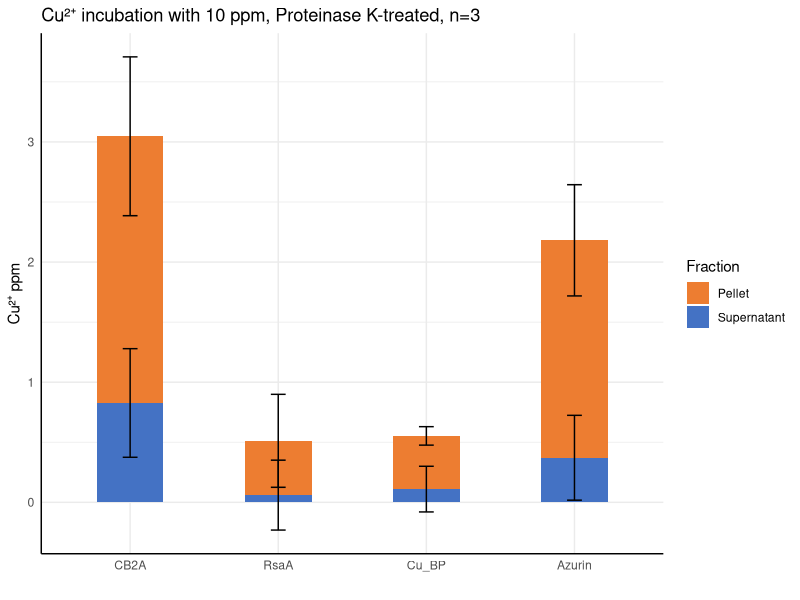

The R script that drew this image:
# Load necessary libraries
library(ggplot2)
library(tidyr)
library(dplyr)

# 1. Create the data frame from the image
df <- data.frame(
  Protein = c("CB2A", "RsaA", "Cu_BP", "Azurin"),
  Supernatant = c(0.827, 0.060, 0.110, 0.371),
  SD_Supernatant = c(0.452, 0.291, 0.190, 0.353),
  Pellet = c(2.22, 0.452, 0.443, 1.81),
  SD_Pellet = c(0.661, 0.387, 0.077, 0.463)
)

# 2. Reshape and calculate cumulative positions for error bars
df_long_stacked <- df %>%
  pivot_longer(
    cols = c(Supernatant, Pellet),
    names_to = "Fraction",
    values_to = "Mean_Value"
  ) %>%
  mutate(
    SD_Value = case_when(
      Fraction == "Supernatant" ~ df$SD_Supernatant[match(Protein, df$Protein)],
      Fraction == "Pellet" ~ df$SD_Pellet[match(Protein, df$Protein)]
    )
  ) %>%
  # Crucial step for stacking: Calculate cumulative sum
  arrange(Protein, desc(Fraction)) %>% 
  group_by(Protein) %>%
  mutate(cum_y = cumsum(Mean_Value)) %>%
  # *** NEW: Explicitly set the factor levels for the X-axis order ***
  mutate(Protein = factor(Protein, levels = c("CB2A", "RsaA", "Cu_BP", "Azurin")))


# 3. Create the stacked bar plot with error bars
ggplot(df_long_stacked, aes(x = Protein, y = Mean_Value, fill = Fraction)) +
  geom_bar(stat = "identity", position = "stack", width = 0.45) + 
  geom_errorbar(
    aes(
      ymin = cum_y - SD_Value,
      ymax = cum_y + SD_Value
    ),
    width = 0.1, 
    color = "black"
  ) +
  theme_minimal() +
  theme(
    axis.line = element_line(colour = "black") # This adds the x and y axis lines
  ) +
  labs(
    title = "Cu²⁺ incubation with 10 ppm, Proteinase K-treated, n=3",
    y = "Cu²⁺ ppm",
    x = ""
  ) +
  # Use scale_fill_manual to define specific colors
  scale_fill_manual(values = c("Pellet" = "#ED7D31", "Supernatant" = "#4472C4"))
 
